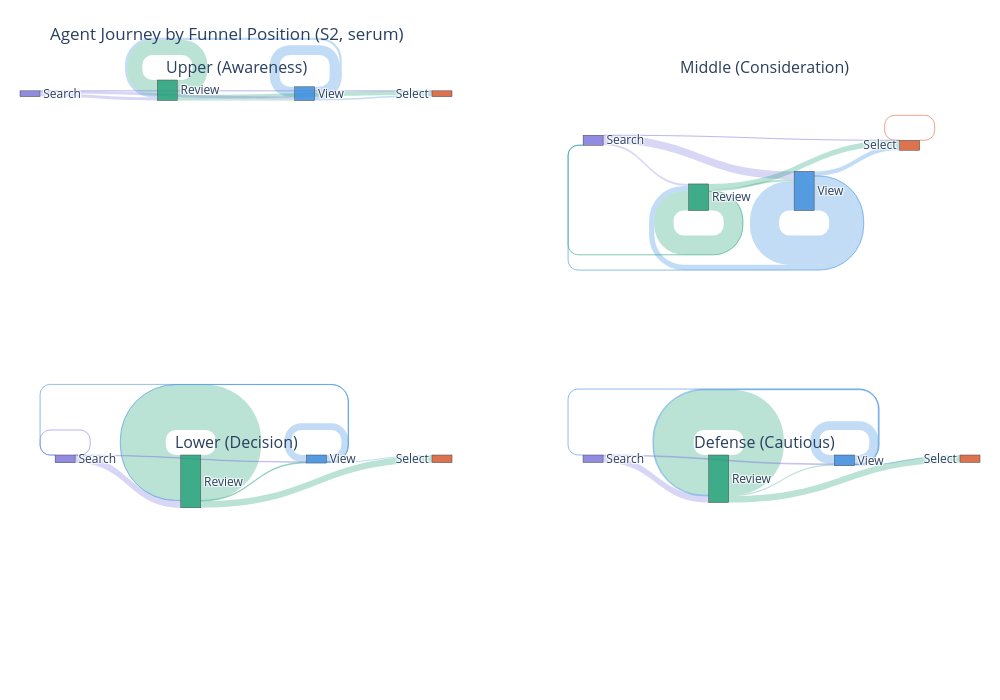

Notebook code cell kept with this figure:
### Code cell
import plotly.graph_objects as go
from plotly.subplots import make_subplots

label_map = {'S': 'Search', 'R': 'Review', 'V': 'View', 'P': 'Select'}
nodes = ['Search', 'Review', 'View', 'Select']
node_idx = {v: i for i, v in enumerate(nodes)}

color_node = [
    'rgba(127,119,221,0.85)',
    'rgba(29,158,117,0.85)',
    'rgba(55,138,221,0.85)',
    'rgba(216,90,48,0.85)',
]
color_link = {
    'S': 'rgba(127,119,221,0.3)',
    'R': 'rgba(29,158,117,0.3)',
    'V': 'rgba(55,138,221,0.3)',
    'P': 'rgba(216,90,48,0.3)',
}

funnel_labels = ['Upper (Awareness)', 'Middle (Consideration)', 'Lower (Decision)', 'Defense (Cautious)']

fig = make_subplots(rows=2, cols=2,
    subplot_titles=funnel_labels,
    specs=[[{"type":"sankey"},{"type":"sankey"}],[{"type":"sankey"},{"type":"sankey"}]])

for idx, (a, fl) in enumerate(zip(AGENCIES, funnel_labels)):
    sub = s2_all[s2_all['agency']==a]
    trans = {}
    total = 0
    for seq_str, cnt in sub['toolCallSequence'].value_counts().items():
        steps = [s.strip() for s in seq_str.split(' -> ')]
        for i in range(len(steps)-1):
            pair = (steps[i], steps[i+1])
            trans[pair] = trans.get(pair, 0) + cnt
        total += cnt
    
    sources, targets, values, lcolors = [], [], [], []
    for (src, tgt), val in sorted(trans.items(), key=lambda x: -x[1]):
        if src in label_map and tgt in label_map:
            sources.append(node_idx[label_map[src]])
            targets.append(node_idx[label_map[tgt]])
            values.append(val)
            lcolors.append(color_link[src])
    
    row, col = idx//2+1, idx%2+1
    fig.add_trace(go.Sankey(
        node=dict(pad=20, thickness=20, label=nodes, color=color_node),
        link=dict(source=sources, target=targets, value=values, color=lcolors),
    ), row=row, col=col)

fig.update_layout(
    title_text='Agent Journey by Funnel Position (S2, serum)',
    font=dict(size=12), width=1000, height=700,
    margin=dict(l=20, r=20, t=80, b=20),
)
fig.show()

### Figure 1 — Plotly figure (JSON) as saved in the notebook; plotly's stock layout.template omitted (floating-point values rounded to 4 significant figures)
{"data": [{"domain": {"x": [0, 0.45], "y": [0.625, 1]}, "link": {"color": ["rgba(29,158,117,0.3)", "rgba(55,138,221,0.3)", "rgba(29,158,117,0.3)", "rgba(127,119,221,0.3)", "rgba(127,119,221,0.3)", "rgba(55,138,221,0.3)", "rgba(55,138,221,0.3)", "rgba(29,158,117,0.3)", "rgba(127,119,221,0.3)"], "source": [1, 2, 1, 0, 0, 2, 2, 1, 0], "target": [1, 2, 3, 1, 2, 1, 3, 2, 3], "value": [2500, 1631, 686, 527, 429, 373, 270, 214, 4]}, "node": {"color": ["rgba(127,119,221,0.85)", "rgba(29,158,117,0.85)", "rgba(55,138,221,0.85)", "rgba(216,90,48,0.85)"], "label": ["Search", "Review", "View", "Select"], "pad": 20, "thickness": 20}, "type": "sankey"}, {"domain": {"x": [0.55, 1], "y": [0.625, 1]}, "link": {"color": ["rgba(55,138,221,0.3)", "rgba(29,158,117,0.3)", "rgba(127,119,221,0.3)", "rgba(29,158,117,0.3)", "rgba(55,138,221,0.3)", "rgba(55,138,221,0.3)", "rgba(127,119,221,0.3)", "rgba(29,158,117,0.3)", "rgba(55,138,221,0.3)", "rgba(29,158,117,0.3)", "rgba(216,90,48,0.3)", "rgba(127,119,221,0.3)"], "source": [2, 1, 0, 1, 2, 2, 0, 1, 2, 1, 3, 0], "target": [2, 1, 2, 3, 1, 3, 1, 2, 0, 0, 3, 3], "value": [2814, 1854, 768, 515, 513, 442, 196, 192, 5, 2, 1, 1]}, "node": {"color": ["rgba(127,119,221,0.85)", "rgba(29,158,117,0.85)", "rgba(55,138,221,0.85)", "rgba(216,90,48,0.85)"], "label": ["Search", "Review", "View", "Select"], "pad": 20, "thickness": 20}, "type": "sankey"}, {"domain": {"x": [0, 0.45], "y": [0, 0.375]}, "link": {"color": ["rgba(29,158,117,0.3)", "rgba(127,119,221,0.3)", "rgba(55,138,221,0.3)", "rgba(29,158,117,0.3)", "rgba(55,138,221,0.3)", "rgba(29,158,117,0.3)", "rgba(127,119,221,0.3)", "rgba(55,138,221,0.3)", "rgba(55,138,221,0.3)", "rgba(127,119,221,0.3)"], "source": [1, 0, 2, 1, 2, 1, 0, 2, 2, 0], "target": [1, 1, 2, 3, 3, 2, 2, 1, 0, 0], "value": [5702, 911, 851, 833, 126, 103, 58, 25, 10, 4]}, "node": {"color": ["rgba(127,119,221,0.85)", "rgba(29,158,117,0.85)", "rgba(55,138,221,0.85)", "rgba(216,90,48,0.85)"], "label": ["Search", "Review", "View", "Select"], "pad": 20, "thickness": 20}, "type": "sankey"}, {"domain": {"x": [0.55, 1], "y": [0, 0.375]}, "link": {"color": ["rgba(29,158,117,0.3)", "rgba(55,138,221,0.3)", "rgba(127,119,221,0.3)", "rgba(29,158,117,0.3)", "rgba(29,158,117,0.3)", "rgba(55,138,221,0.3)", "rgba(127,119,221,0.3)", "rgba(55,138,221,0.3)", "rgba(55,138,221,0.3)"], "source": [1, 2, 0, 1, 1, 2, 0, 2, 2], "target": [1, 2, 1, 3, 2, 3, 2, 1, 0], "value": [5189, 1132, 853, 815, 148, 145, 111, 110, 4]}, "node": {"color": ["rgba(127,119,221,0.85)", "rgba(29,158,117,0.85)", "rgba(55,138,221,0.85)", "rgba(216,90,48,0.85)"], "label": ["Search", "Review", "View", "Select"], "pad": 20, "thickness": 20}, "type": "sankey"}], "layout": {"annotations": [{"font": {"size": 16}, "showarrow": false, "text": "Upper (Awareness)", "x": 0.225, "xanchor": "center", "xref": "paper", "y": 1, "yanchor": "bottom", "yref": "paper"}, {"font": {"size": 16}, "showarrow": false, "text": "Middle (Consideration)", "x": 0.775, "xanchor": "center", "xref": "paper", "y": 1, "yanchor": "bottom", "yref": "paper"}, {"font": {"size": 16}, "showarrow": false, "text": "Lower (Decision)", "x": 0.225, "xanchor": "center", "xref": "paper", "y": 0.375, "yanchor": "bottom", "yref": "paper"}, {"font": {"size": 16}, "showarrow": false, "text": "Defense (Cautious)", "x": 0.775, "xanchor": "center", "xref": "paper", "y": 0.375, "yanchor": "bottom", "yref": "paper"}], "font": {"size": 12}, "height": 700, "margin": {"b": 20, "l": 20, "r": 20, "t": 80}, "title": {"text": "Agent Journey by Funnel Position (S2, serum)"}, "width": 1000}}
